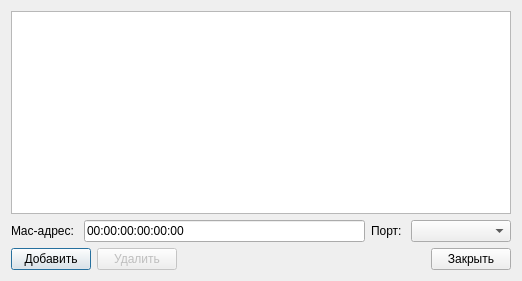
<?xml version="1.0" encoding="UTF-8"?>
<ui version="4.0">
 <class>tableSwitch</class>
 <widget class="QDialog" name="tableSwitch">
  <property name="geometry">
   <rect>
    <x>0</x>
    <y>0</y>
    <width>518</width>
    <height>281</height>
   </rect>
  </property>
  <property name="windowTitle">
   <string>Таблица коммутации</string>
  </property>
  <layout class="QVBoxLayout" name="verticalLayout">
   <item>
    <widget class="QTableView" name="table">
     <property name="minimumSize">
      <size>
       <width>500</width>
       <height>0</height>
      </size>
     </property>
     <property name="editTriggers">
      <set>QAbstractItemView::NoEditTriggers</set>
     </property>
     <property name="alternatingRowColors">
      <bool>true</bool>
     </property>
     <property name="selectionMode">
      <enum>QAbstractItemView::SingleSelection</enum>
     </property>
     <property name="selectionBehavior">
      <enum>QAbstractItemView::SelectRows</enum>
     </property>
    </widget>
   </item>
   <item>
    <layout class="QHBoxLayout" name="horizontalLayout_2">
     <item>
      <widget class="QLabel" name="label">
       <property name="text">
        <string>Mac-адрес: </string>
       </property>
      </widget>
     </item>
     <item>
      <widget class="QLineEdit" name="le_macAddress">
       <property name="minimumSize">
        <size>
         <width>200</width>
         <height>0</height>
        </size>
       </property>
       <property name="maximumSize">
        <size>
         <width>16777215</width>
         <height>16777215</height>
        </size>
       </property>
       <property name="inputMask">
        <string>HH:HH:HH:HH:HH:HH;_</string>
       </property>
       <property name="text">
        <string>00:00:00:00:00:00</string>
       </property>
      </widget>
     </item>
     <item>
      <widget class="QLabel" name="label_2">
       <property name="text">
        <string>Порт: </string>
       </property>
      </widget>
     </item>
     <item>
      <widget class="QComboBox" name="cb_port">
       <property name="minimumSize">
        <size>
         <width>100</width>
         <height>0</height>
        </size>
       </property>
      </widget>
     </item>
    </layout>
   </item>
   <item>
    <layout class="QHBoxLayout" name="horizontalLayout">
     <item>
      <widget class="QPushButton" name="btn_add">
       <property name="text">
        <string>Добавить</string>
       </property>
       <property name="icon">
        <iconset>
         <normaloff>:/im/images/edit_add.png</normaloff>:/im/images/edit_add.png</iconset>
       </property>
      </widget>
     </item>
     <item>
      <widget class="QPushButton" name="btn_del">
       <property name="enabled">
        <bool>false</bool>
       </property>
       <property name="text">
        <string>Удалить</string>
       </property>
       <property name="icon">
        <iconset>
         <normaloff>:/im/images/edit_remove.png</normaloff>:/im/images/edit_remove.png</iconset>
       </property>
      </widget>
     </item>
     <item>
      <spacer name="horizontalSpacer">
       <property name="orientation">
        <enum>Qt::Horizontal</enum>
       </property>
       <property name="sizeHint" stdset="0">
        <size>
         <width>40</width>
         <height>20</height>
        </size>
       </property>
      </spacer>
     </item>
     <item>
      <widget class="QPushButton" name="btn_cancel">
       <property name="text">
        <string>Закрыть</string>
       </property>
       <property name="icon">
        <iconset>
         <normaloff>:/im/images/minus2.png</normaloff>:/im/images/minus2.png</iconset>
       </property>
      </widget>
     </item>
    </layout>
   </item>
  </layout>
 </widget>
 <resources/>
 <connections>
  <connection>
   <sender>btn_cancel</sender>
   <signal>clicked()</signal>
   <receiver>tableSwitch</receiver>
   <slot>reject()</slot>
   <hints>
    <hint type="sourcelabel">
     <x>450</x>
     <y>257</y>
    </hint>
    <hint type="destinationlabel">
     <x>360</x>
     <y>276</y>
    </hint>
   </hints>
  </connection>
 </connections>
</ui>
